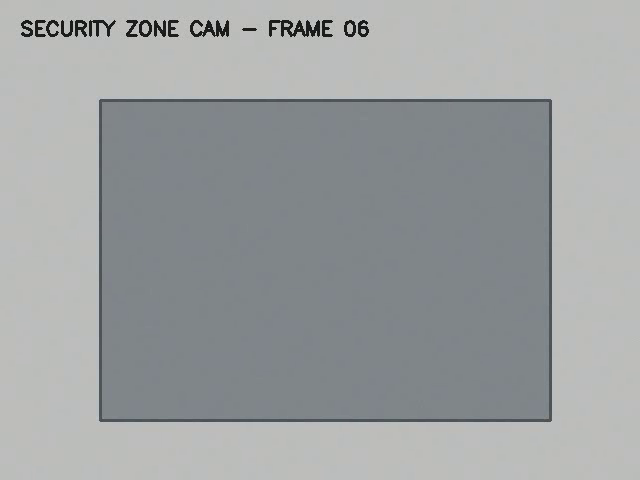
#> input picture frame 6 of lab6/assets/security_video.mp4, 640 x 480 px
$ python task8_smart_security.py
#> lines starting #> are read from the running program, lines starting #| are printed output that depends on the picture; after the words box and inside, x2 and y2 are one past the last pixel; in counts of white or black regions, pixels touching at a corner belong together
"""
Task 8: Smart Security System Using Boundary Detection
======================================================
Technique: Polygonal ROI Masking + Gaussian Pre-filtering + Canny Boundary Detection +
           Empirical Baseline Edge Statistical Calibration + Consecutive-Frame Streak Alarm Logic.

Problem Statement:
- Monitor a sensitive restricted physical zone in a continuous video surveillance stream.
- Detect boundaries of foreign/unauthorized objects placed within or encroaching into the zone.
- Trigger an immediate automated security alarm while maintaining robustness against single-frame
  flicker, minor lighting shifts, and sensor noise.

Parameters chosen and rationale:
- Predefined Security Zone Polygon: [(200, 150), (500, 150), (500, 400), (200, 400)].
  Directs surveillance resources strictly to high-value assets/restricted space.
- GaussianBlur(5, 5, sigma=0): Prevents high-frequency camera CMOS sensor noise from registering as edges.
- Canny(50, 150): Detects sharp structural object boundaries (ratios 1:3).
- Baseline Window (N = 30 frames):
  Calibrates background ambient edge density (mean mu and standard deviation sigma) when zone is empty.
- Dynamic Threshold limit = mu + 4 * sigma + 50:
  Provides a robust statistical buffer exceeding 99.99% of ambient noise fluctuations.
- Temporal Streak Filter (consecutive_needed = 4):
  Requires the edge count to remain continuously above threshold for at least 4 consecutive frames
  before raising the alarm, filtering out transient glitches, insect flight, or brief shadows.
"""

import cv2
import numpy as np
import matplotlib.pyplot as plt

def run_security_system(video_path="assets/security_video.mp4",
                        output_video_path="task8_security_alarm.mp4",
                        output_plot_path="task8_security_output.png",
                        baseline_frames=30,
                        consecutive_needed=4):
#> called with video_path = 'assets/security_video.mp4', output_video_path = 'task8_security_alarm.mp4', output_plot_path = 'task8_security_output.png', baseline_frames = 30, consecutive_needed = 4
    cap = cv2.VideoCapture(video_path)
    if not cap.isOpened():
        raise FileNotFoundError(f"Cannot open video {video_path}")

    fps = cap.get(cv2.CAP_PROP_FPS) or 20.0
    w = int(cap.get(cv2.CAP_PROP_FRAME_WIDTH))
    h = int(cap.get(cv2.CAP_PROP_FRAME_HEIGHT))
    total_frames = int(cap.get(cv2.CAP_PROP_FRAME_COUNT))

    # Predefined restricted zone polygon (x, y)
    zone = np.array([[(200, 150), (500, 150), (500, 400), (200, 400)]], np.int32)
    zone_mask = np.zeros((h, w), dtype=np.uint8)
    cv2.fillPoly(zone_mask, zone, 255)
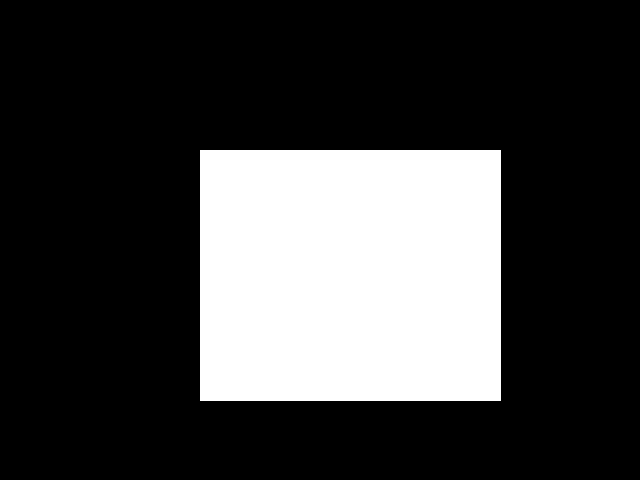
#> zone_mask: shape (480, 640); 24.6% white; 1 white region, box (x1, y1, x2, y2) and area: (200, 150, 501, 401) 75551

    fourcc = cv2.VideoWriter_fourcc(*"mp4v")
    writer = cv2.VideoWriter(output_video_path, fourcc, fps, (w, h))

    def get_zone_edges(frame_bgr):
        g = cv2.GaussianBlur(cv2.cvtColor(frame_bgr, cv2.COLOR_BGR2GRAY), (5, 5), 0)
        edges = cv2.Canny(g, 50, 150)
        z_edges = cv2.bitwise_and(edges, zone_mask)
        return z_edges, cv2.countNonZero(z_edges)

    # 1. Baseline Calibration Phase
    print(f"Calibrating baseline edge density over initial {baseline_frames} frames...")
    baseline_counts = []
    frames_cache = []

    for f_idx in range(baseline_frames):
        ret, frame = cap.read()
        if not ret:
            break
        frames_cache.append(frame.copy())
        _, count = get_zone_edges(frame)
        baseline_counts.append(count)
#> this loop made 30 passes
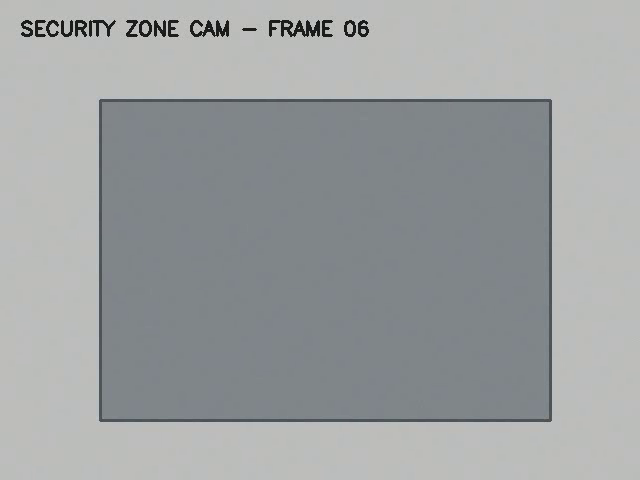
#> input picture frame 6 of lab6/assets/security_video.mp4, 640 x 480 px
#> pass 1, in get_zone_edges, `edges = cv2.Canny(g, 50, 150)`:
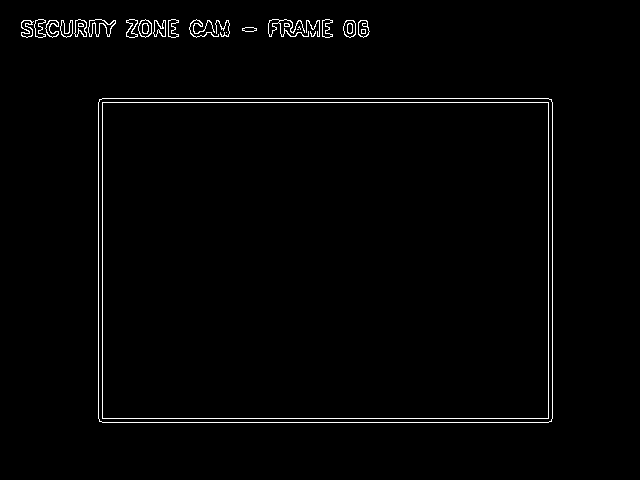
#> edges: shape (480, 640); 1.5% white in thin lines or dots, all inside (x1, y1, x2, y2) = (21, 19, 553, 423)
#> after the loop, baseline_counts = 30 values from 0 to 0; frames_cache = 30 items

    mu_base = float(np.mean(baseline_counts)) if baseline_counts else 0.0
#> mu_base = 0
    std_base = float(np.std(baseline_counts)) if baseline_counts else 0.0
#> std_base = 0
    limit = mu_base + 4.0 * std_base + 50.0
#> limit = 50

    print(f" - Baseline Mean: {mu_base:.2f} edge pixels")
#|  - Baseline Mean: 0.00 edge pixels
    print(f" - Baseline Std:  {std_base:.2f}")
#|  - Baseline Std:  0.00
    print(f" - Alarm Trigger Threshold: {limit:.2f} edge pixels")
#|  - Alarm Trigger Threshold: 50.00 edge pixels

    # 2. Surveillance & Intrusion Detection Phase
    frame_idx = 0
    streak = 0
    alarm_triggered_count = 0
    history_counts = []
    history_alarms = []

    secure_snapshot = None
    intrusion_snapshot = None
    intrusion_edge_snapshot = None

    # Write calibrated baseline frames
    for fr in frames_cache:
        frame_idx += 1
        cnt = baseline_counts[frame_idx - 1]
        history_counts.append(cnt)
        history_alarms.append(False)

        cv2.polylines(fr, zone, True, (0, 255, 0), 2)
        cv2.putText(fr, "SECURITY STATUS: NORMAL", (20, 35),
                    cv2.FONT_HERSHEY_SIMPLEX, 0.7, (0, 255, 0), 2)
        cv2.putText(fr, f"Calibrating Frame {frame_idx}/{baseline_frames}", (20, 65),
                    cv2.FONT_HERSHEY_SIMPLEX, 0.55, (200, 200, 200), 1)
        writer.write(fr)
        if frame_idx == 15:
            secure_snapshot = fr.copy()
#> after the loop, frame_idx = 30; history_alarms = 30 items, first 6: False, False, False, False, False, False; history_counts = 30 values from 0 to 0

    # Process remaining surveillance frames
    while True:
        ret, frame = cap.read()
        if not ret:
            break
        frame_idx += 1
        z_edges, cnt = get_zone_edges(frame)
        history_counts.append(cnt)

        if cnt > limit:
            streak += 1
        else:
            streak = 0

        alarm_active = (streak >= consecutive_needed)
        history_alarms.append(alarm_active)

        annotated = frame.copy()
        if alarm_active:
            alarm_triggered_count += 1
            # Zone border turns RED
            cv2.polylines(annotated, zone, True, (0, 0, 255), 3)

            # Highlight bounding box of intrusive edges
            pts = cv2.findNonZero(z_edges)
            if pts is not None:
                bx, by, bw, bh = cv2.boundingRect(pts)
                cv2.rectangle(annotated, (bx, by), (bx + bw, by + bh), (0, 140, 255), 2)

            # Warning banner
            cv2.rectangle(annotated, (0, 0), (w, 50), (0, 0, 180), -1)
            cv2.putText(annotated, "ALARM: UNAUTHORIZED OBJECT DETECTED", (15, 35),
                        cv2.FONT_HERSHEY_SIMPLEX, 0.75, (255, 255, 255), 2)
            cv2.putText(annotated, f"Zone Edge Count: {cnt} (Threshold: {limit:.0f})", (15, 80),
                        cv2.FONT_HERSHEY_SIMPLEX, 0.6, (0, 0, 255), 2)

            if intrusion_snapshot is None and streak == consecutive_needed:
                intrusion_snapshot = annotated.copy()
                intrusion_edge_snapshot = z_edges.copy()
        else:
            cv2.polylines(annotated, zone, True, (0, 255, 0), 2)
            cv2.putText(annotated, "SECURITY STATUS: NORMAL", (20, 35),
                        cv2.FONT_HERSHEY_SIMPLEX, 0.7, (0, 255, 0), 2)
            cv2.putText(annotated, f"Zone Edge Count: {cnt} (Limit: {limit:.0f})", (20, 65),
                        cv2.FONT_HERSHEY_SIMPLEX, 0.55, (200, 200, 200), 1)

        writer.write(annotated)

    cap.release()
    writer.release()

    # 3. Generate Multi-Panel Analysis Figure
    fig = plt.figure(figsize=(15, 10))

    # Panel 1: Secure state
    plt.subplot(2, 2, 1)
    if secure_snapshot is not None:
        plt.imshow(cv2.cvtColor(secure_snapshot, cv2.COLOR_BGR2RGB))
    plt.title("1. Baseline Phase (Zone Empty - Normal)", fontsize=11, fontweight="bold")
    plt.axis("off")

    # Panel 2: Intrusion state
    plt.subplot(2, 2, 2)
    if intrusion_snapshot is not None:
        plt.imshow(cv2.cvtColor(intrusion_snapshot, cv2.COLOR_BGR2RGB))
    plt.title("2. Intrusion Detected (Alarm Triggered)", fontsize=11, fontweight="bold")
    plt.axis("off")

    # Panel 3: Edge map inside restricted zone
    plt.subplot(2, 2, 3)
    if intrusion_edge_snapshot is not None:
        plt.imshow(intrusion_edge_snapshot, cmap="hot")
    plt.title("3. Canny Boundaries of Intruding Object", fontsize=11, fontweight="bold")
    plt.axis("off")

    # Panel 4: Temporal Timeline Plot of Edge Counts vs Threshold
    plt.subplot(2, 2, 4)
    time_steps = np.arange(1, len(history_counts) + 1)
    plt.plot(time_steps, history_counts, color="#1f77b4", linewidth=1.8, label="Zone Edge Pixels")
    plt.axhline(limit, color="red", linestyle="--", linewidth=1.5, label=f"Alarm Limit ({limit:.0f} px)")
    plt.axvline(baseline_frames, color="gray", linestyle=":", label="End Baseline")

    alarm_frames = np.where(history_alarms)[0] + 1
    if len(alarm_frames) > 0:
        plt.scatter(alarm_frames, [history_counts[i-1] for i in alarm_frames],
                    color="red", s=30, zorder=4, label="Active Alarm")

    plt.title("4. Real-Time Boundary Count vs Alarm Threshold", fontsize=11, fontweight="bold")
    plt.xlabel("Video Frame", fontsize=10)
    plt.ylabel("Non-Zero Edge Pixels in Zone", fontsize=10)
    plt.legend(loc="upper left", fontsize=9)
    plt.grid(True, linestyle=":", alpha=0.6)

    plt.tight_layout()
    plt.savefig(output_plot_path, dpi=150, bbox_inches="tight")
    plt.close()

    print(f"Task 8 Complete:")
    print(f" - Total Video Frames: {frame_idx}")
    print(f" - Alarm Triggered Frames: {alarm_triggered_count}")
    print(f" - Saved security video: {output_video_path}")
    print(f" - Saved security summary plot: {output_plot_path}")

    return {
        "frames": frame_idx,
        "alarm_frames": alarm_triggered_count,
        "limit": limit
    }

if __name__ == "__main__":
    run_security_system()

$ run again, starting later in the video
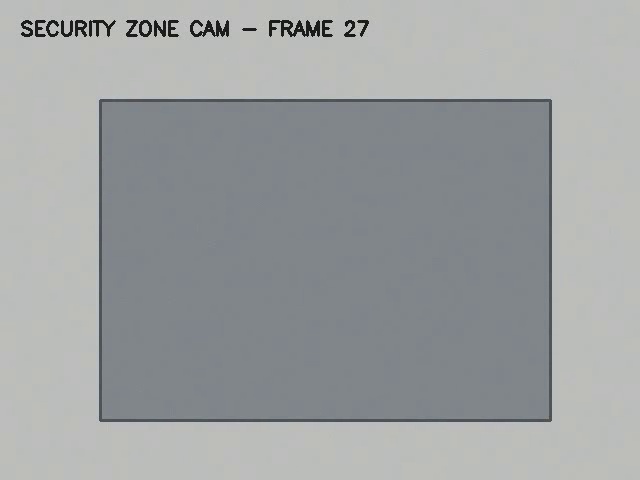
#> input picture frame 27 of lab6/assets/security_video.mp4, 640 x 480 px
#> zone_mask: shape (480, 640); 24.6% white; 1 white region, box (x1, y1, x2, y2) and area: (200, 150, 501, 401) 75551
#> the loop in run_security_system, `for f_idx in range(baseline_frames):` made 30 passes
#> count on passes 1 to 8: 0, 0, 0, 0, 0, 0, 0, 0
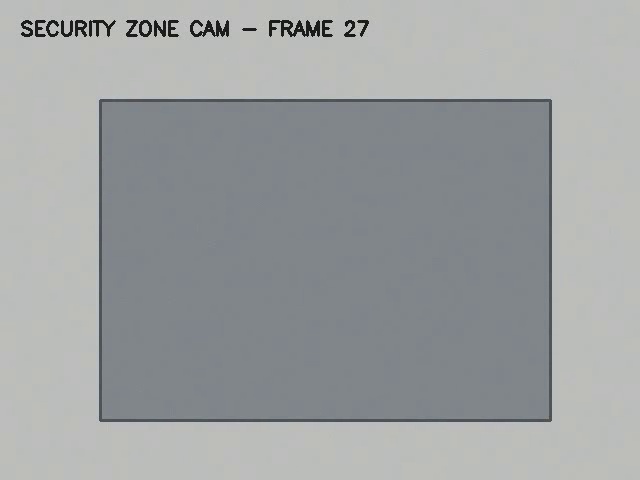
#> input picture frame 27 of lab6/assets/security_video.mp4, 640 x 480 px
#> after the loop in run_security_system, `for f_idx in range(baseline_frames):`:
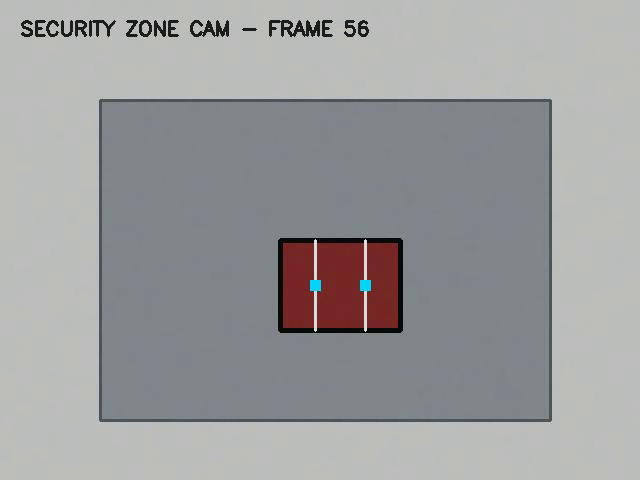
#> frame: shape (480, 640, 3); mean B, G, R 157.7, 157.1, 156.1
#> after the loop in run_security_system, `for f_idx in range(baseline_frames):`: baseline_counts = 30 values, max 1206 at index 17, min 0 at index 0, mean 782; frames_cache = 30 items
#> mu_base = 782
#> std_base = 534.2
#> limit = 2968.6
#|  - Baseline Mean: 781.97 edge pixels
#|  - Baseline Std:  534.17
#|  - Alarm Trigger Threshold: 2968.63 edge pixels
#> the loop in run_security_system, `for fr in frames_cache:` made 30 passes
#> after the loop in run_security_system, `for fr in frames_cache:`: frame_idx = 30; history_alarms = 30 items, first 6: False, False, False, False, False, False; history_counts has the same summary as baseline_counts

$ run again, starting later in the video
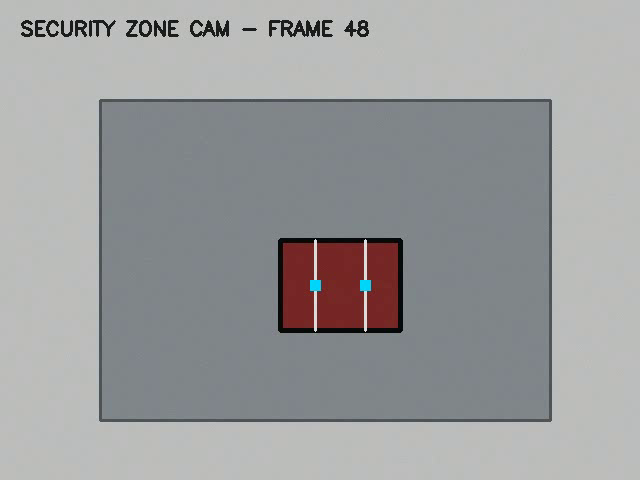
#> input picture frame 48 of lab6/assets/security_video.mp4, 640 x 480 px
#> zone_mask: shape (480, 640); 24.6% white; 1 white region, box (x1, y1, x2, y2) and area: (200, 150, 501, 401) 75551
#> the loop in run_security_system, `for f_idx in range(baseline_frames):` made 13 passes
#> count on passes 1 to 8: 1202, 1204, 1203, 1204, 1205, 1206, 1203, 1203
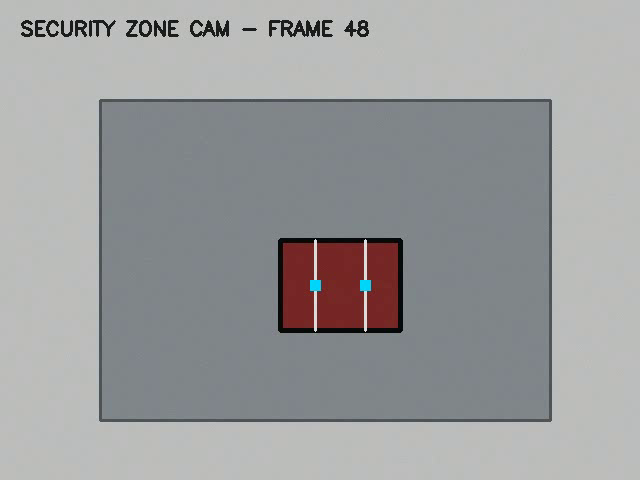
#> input picture frame 48 of lab6/assets/security_video.mp4, 640 x 480 px
#> pass 1, in get_zone_edges, `edges = cv2.Canny(g, 50, 150)`:
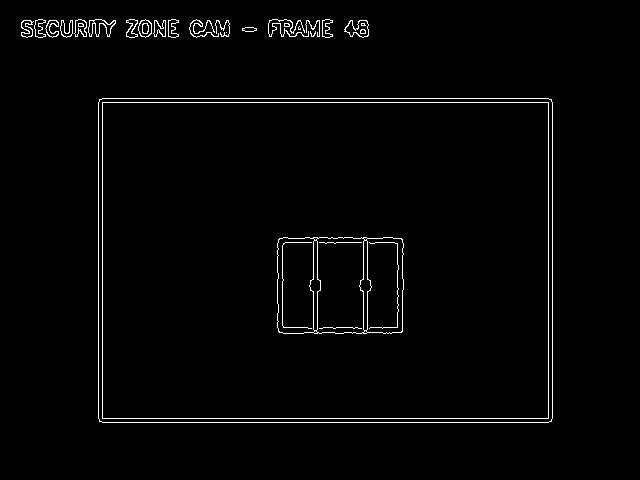
#> edges: shape (480, 640); 1.9% white in thin lines or dots, all inside (x1, y1, x2, y2) = (21, 19, 553, 423)
#> after the loop in run_security_system, `for f_idx in range(baseline_frames):`: baseline_counts = [1202, 1204, 1203, 1204, 1205, 1206, 1203, 1203, 1203, 1204, 1203, 1202]; frames_cache = 12 items
#> mu_base = 1203.5
#> std_base = 1.12
#> limit = 1258
#|  - Baseline Mean: 1203.50 edge pixels
#|  - Baseline Std:  1.12
#|  - Alarm Trigger Threshold: 1257.97 edge pixels
#> the loop in run_security_system, `for fr in frames_cache:` made 12 passes
#> after the loop in run_security_system, `for fr in frames_cache:`: frame_idx = 12; history_alarms = [False, False, False, False, False, False, False, False, False, False, False, False]; history_counts has the same summary as baseline_counts
#> time_steps = [1, 2, 3, 4, 5, 6, 7, 8, 9, 10, 11, 12]
#> alarm_frames = empty array
#> in run_security_system, `plt.savefig(output_plot_path, dpi=150, bbox_inches="tight")`:
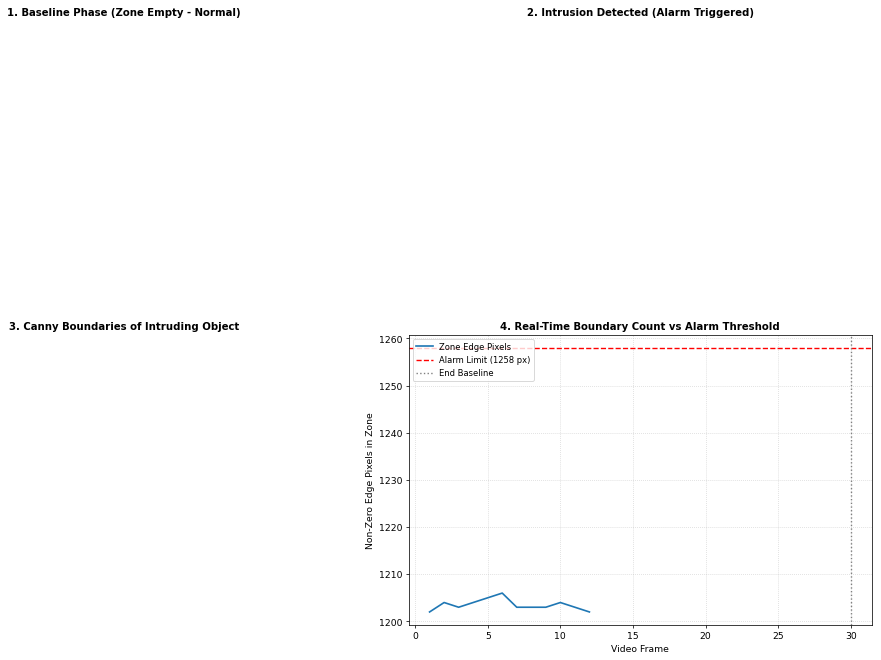
#> figure drawn by matplotlib, 1 panel; curve peaks at x = 6, y = 1206
#|  - Total Video Frames: 12
